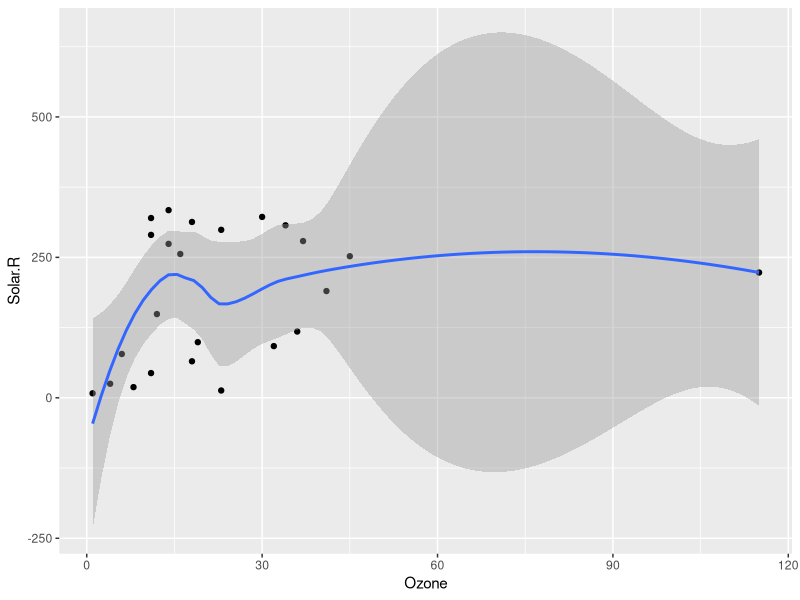
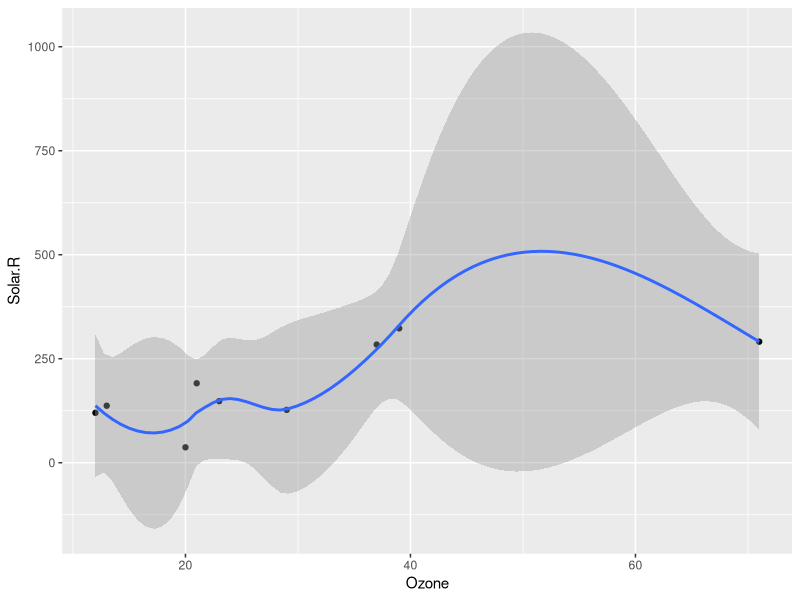
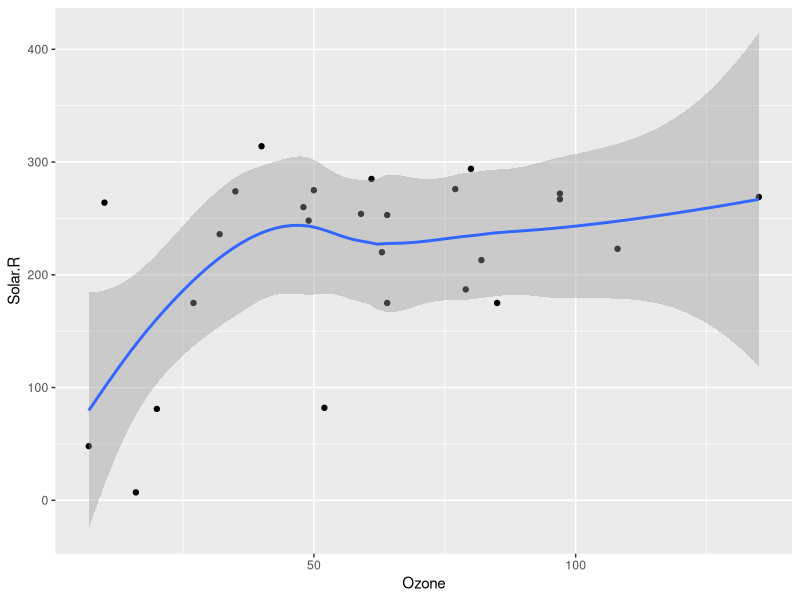
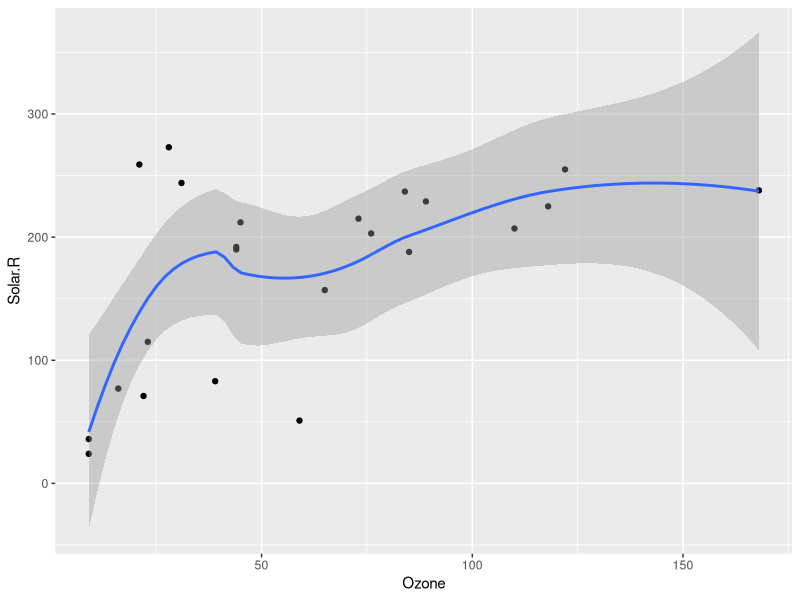
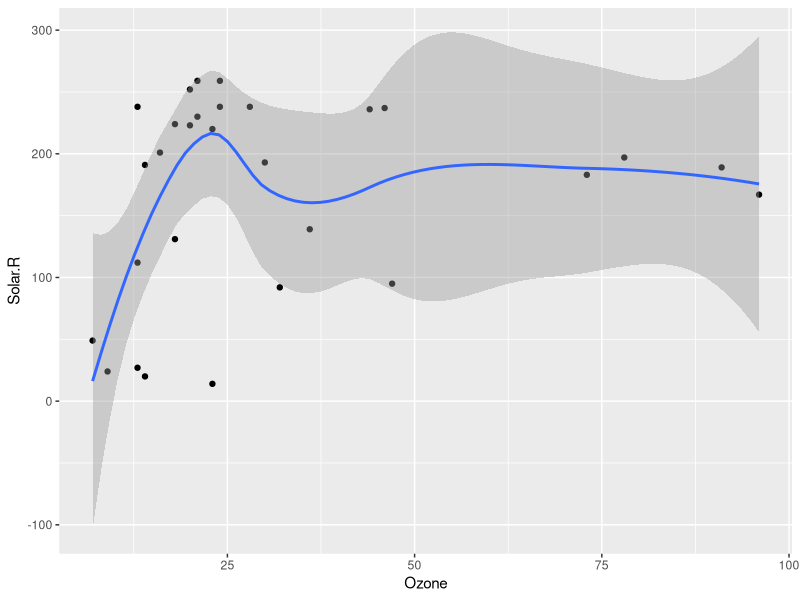
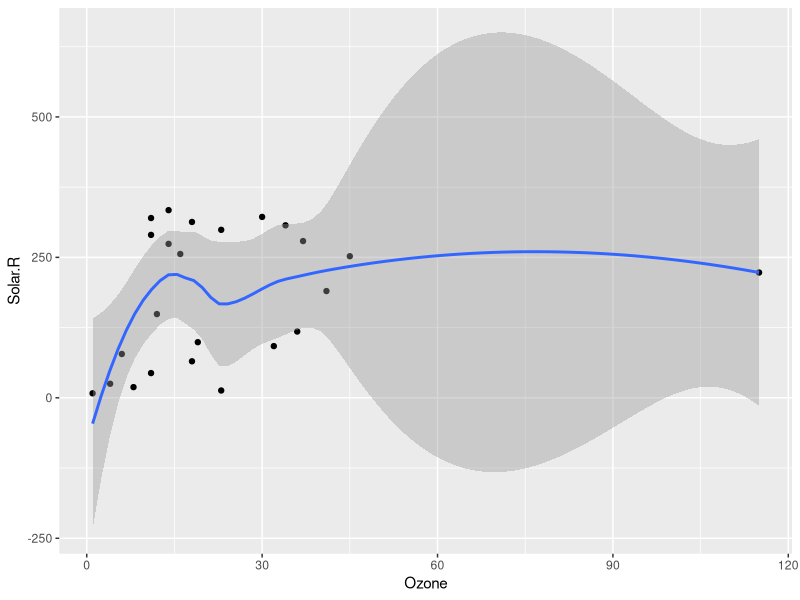
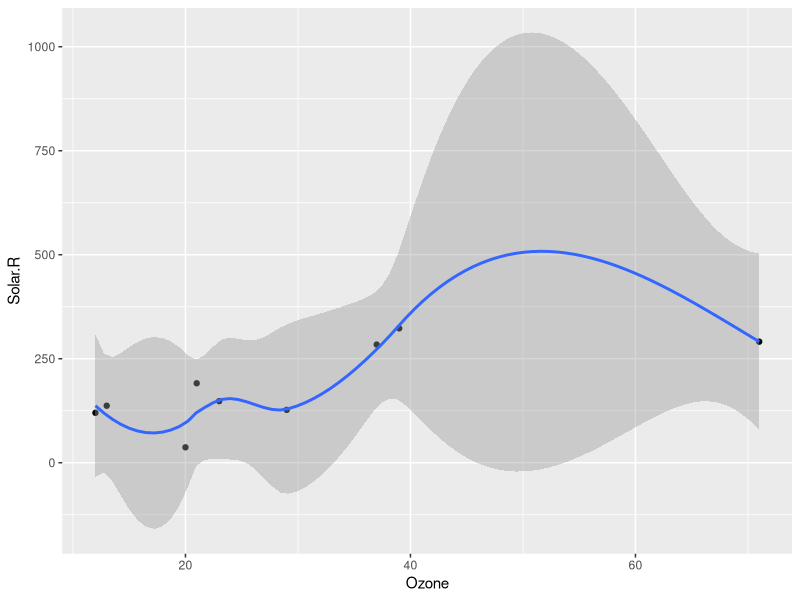
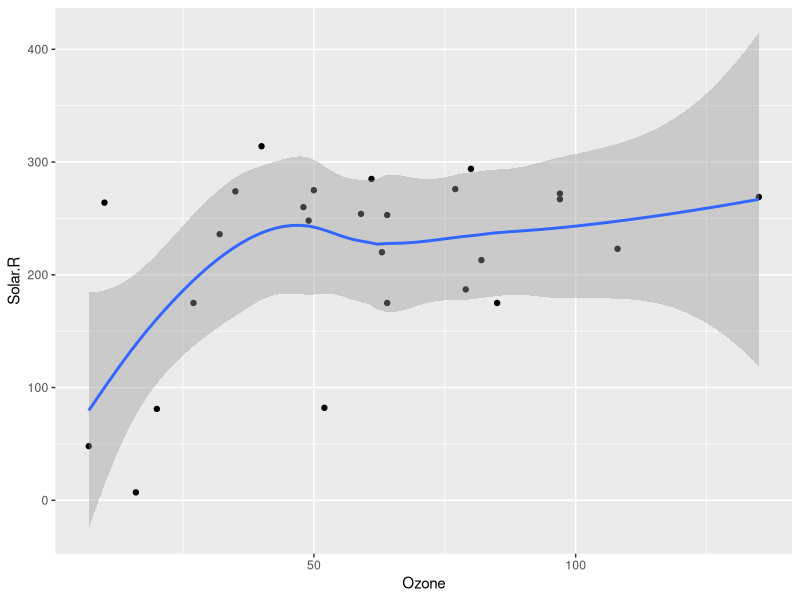

Write the R code that produced these figures, in order.
## ---- chunk 1
# Set knitr options
knitr::opts_chunk$set(echo = TRUE,
                      message = FALSE,
                      warning = FALSE,
                      fig.width = 7.5,
                      fig.height = 4.5)

# load packages
library(tidyverse)
## ---- chunk 2
set.seed(123) # Set random number generation

m <- lm(mpg ~ hp + cyl + drat, mtcars)

l <- list(a = list(m = matrix(1:12, ncol = 3),
                   v = 1:7),
          b = data.frame(student = 1:15,
                         score = rnorm(15, 100, 10)))

## ---- chunk 3
# check the attributes for model
#attributes(m)

# look inside qr_tol
#m$qr

# extract tolerance
(tol <- m$qr$tol)

## ---- chunk 4
# check the structure of the model
#str(m)

# look term.labels
(term_labels <- attributes(m$terms)$term.labels) #our approach

attr(attr(m$model, "terms"), "term.labels") #approach Daniel wanted

#a <- attr(m$model, "terms")
#attr(a, "term.labels")
## ---- chunk 5

#str(l)

# I need to extract m, with is a list within list a
#method # 1:
l$a$m

#method #2
l[["a"]][["m"]]

## ---- chunk 6

l$a$m[, 3, drop = FALSE]

## ---- chunk 7

#l$b$score

#method 1
l$b$score[7]

#method 2
l[["b"]][["score"]][[7]]

## ---- chunk 8
# split by month
aq_split <- split(x = airquality, f = airquality$Month)

aq_split
## ---- chunk 9

#str(aq_split)

#means <- rep(NA, 5)

means <- rep(NA, length(aq_split)) #preferable method

for(i in seq_along(means)) {
    means[i] <- mean(aq_split[[i]][, 1], na.rm = TRUE) #calculates mean of column 1 (Ozone) for each list
}

means

## ---- chunk 10
# compute ozone mean for each month and output list
lapply(aq_split, function(x) mean(x$Ozone, na.rm = TRUE))

# computer ozone mean for each month and output an atomic vector
sapply(aq_split, function(x) mean(x$Ozone, na.rm = TRUE))

# computer ozone mean for each month and specify output as a double
vapply(aq_split, function(x) mean(x$Ozone, na.rm = TRUE), FUN.VALUE = double(1))

## ---- chunk 11
# create a plot for each month
plots_by_month <- lapply(aq_split, function(x) {
  ggplot(x, aes(Ozone, Solar.R)) +
    geom_point() +
    geom_smooth()
})

plots_by_month

## ---- chunk 12

filenames <- here::here("plots", 
                        paste0("month", names(plots_by_month), ".png"))
filenames

for(i in seq_along(plots_by_month)) {
    ggsave(filenames[i], # single bracket
           plots_by_month[[i]], # double bracket
           device = "png",
           width = 6.5, 
           height = 8)
}

